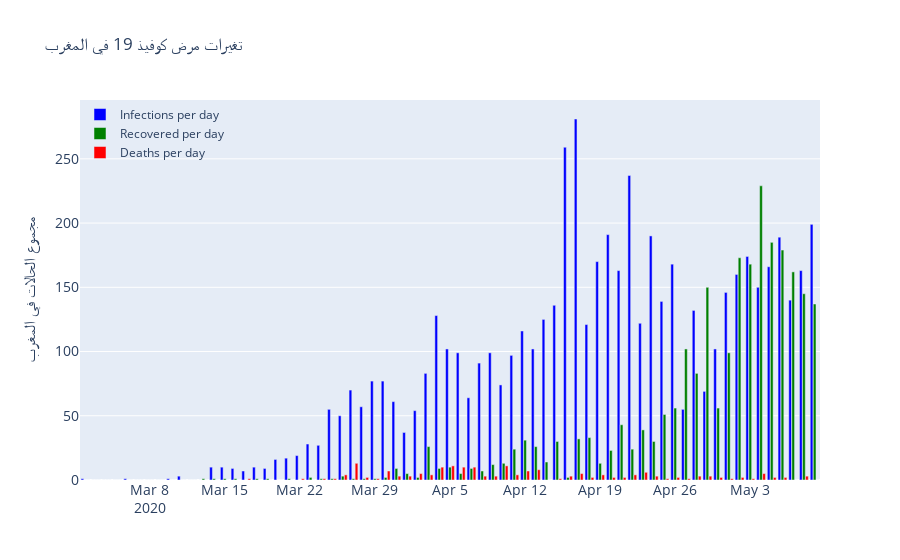

Notebook source saved alongside this figure:
### Code cell
# THIS LINE IS MOST IMPORTANT AS THIS WILL DISPLAY PLOT ON 
#NOTEBOOK WHILE KERNEL IS RUNNING
#Time Series plot for knwoing the spread
import plotly as py 
import plotly.graph_objects as go
import pandas as pd
from plotly.offline import download_plotlyjs, init_notebook_mode, plot, iplot
init_notebook_mode(connected=True)  # THIS LINE IS MOST IMPORTANT AS THIS WILL DISPLAY PLOT ON 
#NOTEBOOK WHILE KERNEL IS RUNNING
#Time Series plot for knwoing the spread
fig=go.Figure()
fig.add_trace(go.Bar(
                   x=df['Date '], 
                   y=df['Infections per day'],
                   name = 'Infections per day',
                   marker_color='blue',
                       ))
fig.add_trace(go.Bar(
                   x=df['Date '],
                   y=df['Recovered per day'],
                   name = 'Recovered per day',
                    marker_color='Green',
                     ))
fig.add_trace(go.Bar(
                   x=df['Date '],
                   y=df['Deaths per day'],
                   name = 'Deaths per day',
                    marker_color='Red',
                    ))
fig.update_layout(title_text='تغيرات مرض كوفيذ 19 في المغرب',
         xaxis_tickfont_size=14,
         yaxis=dict(
        title='مجموع الحالات في المغرب ',
        titlefont_size=16,
        tickfont_size=14,
                  ),
                  
        legend=dict(
        x=0,
        y=1.0,
        bgcolor='rgba(255, 255, 255, 0)',
        bordercolor='rgba(255, 255, 255, 0)'
                  ),
    barmode='group',
    bargap=0.15, # gap between bars of adjacent location coordinates.
    bargroupgap=0.1 # gap between bars of the same location coordinate.
)
fig.show()
